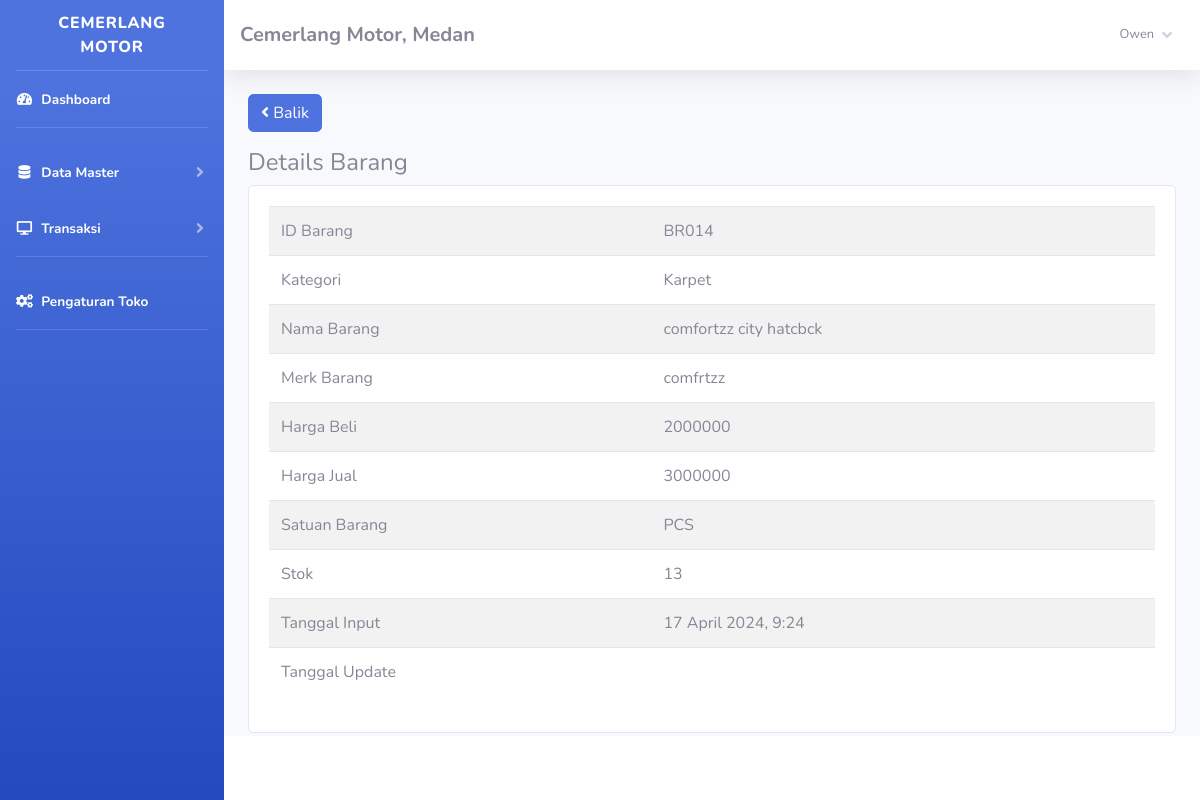
/index.php?page=barang/details&barang=BR014 (signed in), run on the app's committed database.
### tables this page shows
CREATE TABLE `toko` (
  `id_toko` int(11) NOT NULL,
  `nama_toko` varchar(255) NOT NULL,
  `alamat_toko` text NOT NULL,
  `tlp` varchar(255) NOT NULL,
  `nama_pemilik` varchar(255) NOT NULL
);

CREATE TABLE `member` (
  `id_member` int(11) NOT NULL,
  `nm_member` varchar(255) NOT NULL,
  `alamat_member` text NOT NULL,
  `telepon` varchar(255) NOT NULL,
  `email` varchar(255) NOT NULL,
  `gambar` text NOT NULL,
  `NIK` text NOT NULL,
  `levelrole` enum('Owner','Pembelian','Penjualan') NOT NULL DEFAULT 'Owner'
);

CREATE TABLE `barang` (
  `id` int(11) NOT NULL,
  `id_barang` varchar(255) NOT NULL,
  `id_kategori` int(11) NOT NULL,
  `nama_barang` text NOT NULL,
  `merk` varchar(255) NOT NULL,
  `harga_beli` varchar(255) NOT NULL,
  `harga_jual` varchar(255) NOT NULL,
  `satuan_barang` varchar(255) NOT NULL,
  `stok` text NOT NULL,
  `tgl_input` varchar(255) NOT NULL,
  `tgl_update` varchar(255) DEFAULT NULL
);

CREATE TABLE `kategori` (
  `id_kategori` int(11) NOT NULL,
  `nama_kategori` varchar(255) NOT NULL,
  `tgl_input` varchar(255) NOT NULL
);

### fungsi/view/view.php (called while the page is built, shortened)
<?php
class view
{
    protected $db;
    public function __construct($db)
    {
        $this->db = $db;
    }
    public function member_edit($id)
    {
        $sql = "select member.*, login.*
                from member inner join login on member.id_member = login.id_member
                where member.id_member= ?";
        $row = $this-> db -> prepare($sql);
        $row -> execute(array($id));
        $hasil = $row -> fetch();
        return $hasil;
    }
    public function toko()
    {
        $sql = "select*from toko where id_toko='1'";
        $row = $this-> db -> prepare($sql);
        $row -> execute();
        $hasil = $row -> fetch();
        return $hasil;
    }
    public function barang_edit($id)
    {
        $sql = "select barang.*, kategori.id_kategori, kategori.nama_kategori
                from barang inner join kategori on barang.id_kategori = kategori.id_kategori
                where id_barang=?";
        $row = $this-> db -> prepare($sql);
        $row -> execute(array($id));
        $hasil = $row -> fetch();
        return $hasil;
    }
}

### admin/module/barang/details/index.php (the view, shortened to what this page needs)
<?php
	$id = $_GET['barang'];
	$hasil = $lihat -> barang_edit($id);
?>
<a href="index.php?page=barang" class="btn btn-primary mb-3"><i class="fa fa-angle-left"></i> Balik </a>
<h4>Details Barang</h4>
<div class="card card-body">
	<div class="table-responsive">
		<table class="table table-striped">
			<tr>
				<td>ID Barang</td>
				<td><?php echo $hasil['id_barang'];?></td>
			</tr>
			<tr>
				<td>Kategori</td>
				<td><?php echo $hasil['nama_kategori'];?></td>
			</tr>
			<tr>
				<td>Nama Barang</td>
				<td><?php echo $hasil['nama_barang'];?></td>
			</tr>
			<tr>
				<td>Merk Barang</td>
				<td><?php echo $hasil['merk'];?></td>
			</tr>
			<tr>
				<td>Harga Beli</td>
				<td><?php echo $hasil['harga_beli'];?></td>
			</tr>
			<tr>
				<td>Harga Jual</td>
				<td><?php echo $hasil['harga_jual'];?></td>
			</tr>
			<tr>
				<td>Satuan Barang</td>
				<td><?php echo $hasil['satuan_barang'];?></td>
			</tr>
			<tr>
				<td>Stok</td>
				<td><?php echo $hasil['stok'];?></td>
			</tr>
			<tr>
				<td>Tanggal Input</td>
				<td><?php echo $hasil['tgl_input'];?></td>
			</tr>
			<tr>
				<td>Tanggal Update</td>
				<td><?php echo $hasil['tgl_update'];?></td>
			</tr>
		</table>
	</div>
</div>

### admin/template/sidebar.php (shortened to what this page needs)
<?php
    $id = $_SESSION['admin']['id_member'];
    $hasil_profil = $lihat -> member_edit($id);
?>
<ul class="navbar-nav bg-gradient-primary sidebar sidebar-dark accordion" id="accordionSidebar">
    <a class="sidebar-brand d-flex align-items-center justify-content-center" href="index.php">
        <div class="sidebar-brand-text mx-3">Cemerlang Motor<sup></sup></div>
    </a>
    <hr class="sidebar-divider my-0">
    <li class="nav-item active">
        <a class="nav-link" href="index.php">
            <i class="fas fa-fw fa-tachometer-alt"></i>
            <span>Dashboard</span></a>
    </li>
    <hr class="sidebar-divider">
    <li class="nav-item active">
        <a class="nav-link collapsed" href="#" data-toggle="collapse" data-target="#collapseTwo" aria-expanded="true"
            aria-controls="collapseTwo">
            <i class="fas fa-fw fa-database"></i>
            <span>Data Master</span>
        </a>
    </li>
    <li class="nav-item active">
        <a class="nav-link collapsed" href="#" data-toggle="collapse" data-target="#collapse3" aria-expanded="true"
            aria-controls="collapse3">
            <i class="fas fa-fw fa-desktop"></i>
            <span>Transaksi</span>
        </a>
    </li>
    <hr class="sidebar-divider">
    <li class="nav-item active">
        <a class="nav-link" href="index.php?page=pengaturan">
            <i class="fas fa-fw fa-cogs"></i>
            <span>Pengaturan Toko</span></a>
    </li>
    <hr class="sidebar-divider d-none d-md-block">
</ul>
<div id="content-wrapper" class="d-flex flex-column">
    <div id="content">
        <nav class="navbar navbar-expand navbar-light bg-white topbar mb-4 static-top shadow">
            <h5 class="d-lg-block d-none mt-2"><b><?php echo $toko['nama_toko'];?>, <?php echo $toko['alamat_toko'];?></b></h5>
            <ul class="navbar-nav ml-auto">
                <li class="nav-item dropdown no-arrow">
                    <a class="nav-link dropdown-toggle" href="#" id="userDropdown" role="button" data-toggle="dropdown"
                        aria-haspopup="true" aria-expanded="false">
                        <span
                            class="mr-2 d-none d-lg-inline text-gray-600 small ml-2"><?php echo $hasil_profil['nm_member'];?></span>
                        <i class="fas fa-angle-down"></i>
                    </a>
                </li>
            </ul>
        </nav>
        <div class="container-fluid">

### data on the page
toko: nama_toko "Cemerlang Motor", alamat_toko "Medan"
barang: id_barang "BR014", id_kategori.nama_kategori "Karpet", nama_barang "comfortzz city hatcbck", merk "comfrtzz", harga_beli "2000000", harga_jual "3000000", satuan_barang "PCS", stok "13", tgl_input "17 April 2024, 9:24"

### other printed values
$hasil_profil['nm_member'] "Owen"
